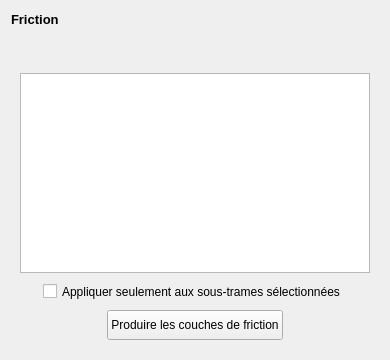
             <widget class="QWidget" name="frictionTab">
              <attribute name="title">
               <string>5 - Friction</string>
              </attribute>
              <layout class="QVBoxLayout" name="verticalLayout_12">
               <item>
                <widget class="QLabel" name="label_26">
                 <property name="minimumSize">
                  <size>
                   <width>0</width>
                   <height>16</height>
                  </size>
                 </property>
                 <property name="font">
                  <font>
                   <pointsize>10</pointsize>
                   <weight>75</weight>
                   <bold>true</bold>
                  </font>
                 </property>
                 <property name="text">
                  <string>Friction</string>
                 </property>
                </widget>
               </item>
               <item>
                <widget class="QFrame" name="frictionFrame">
                 <property name="frameShape">
                  <enum>QFrame::NoFrame</enum>
                 </property>
                 <property name="frameShadow">
                  <enum>QFrame::Raised</enum>
                 </property>
                 <layout class="QVBoxLayout" name="verticalLayout_11">
                  <item>
                   <widget class="QFrame" name="frictionButtonsFrame">
                    <property name="sizePolicy">
                     <sizepolicy hsizetype="Expanding" vsizetype="Fixed">
                      <horstretch>0</horstretch>
                      <verstretch>0</verstretch>
                     </sizepolicy>
                    </property>
                    <property name="minimumSize">
                     <size>
                      <width>0</width>
                      <height>25</height>
                     </size>
                    </property>
                    <property name="frameShape">
                     <enum>QFrame::NoFrame</enum>
                    </property>
                    <property name="frameShadow">
                     <enum>QFrame::Raised</enum>
                    </property>
                    <widget class="QToolButton" name="frictionLoadClass">
                     <property name="geometry">
                      <rect>
                       <x>0</x>
                       <y>0</y>
                       <width>25</width>
                       <height>25</height>
                      </rect>
                     </property>
                     <property name="minimumSize">
                      <size>
                       <width>25</width>
                       <height>25</height>
                      </size>
                     </property>
                     <property name="toolTip">
                      <string>Recharger les classes</string>
                     </property>
                     <property name="text">
                      <string/>
                     </property>
                     <property name="icon">
                      <iconset resource="../BioDispersal/resources.qrc">
                       <normaloff>:/plugins/eco_cont/icons/mActionRefresh.svg</normaloff>:/plugins/eco_cont/icons/mActionRefresh.svg</iconset>
                     </property>
                     <property name="autoRaise">
                      <bool>true</bool>
                     </property>
                    </widget>
                    <widget class="QToolButton" name="frictionLoad">
                     <property name="geometry">
                      <rect>
                       <x>30</x>
                       <y>0</y>
                       <width>25</width>
                       <height>25</height>
                      </rect>
                     </property>
                     <property name="minimumSize">
                      <size>
                       <width>25</width>
                       <height>25</height>
                      </size>
                     </property>
                     <property name="toolTip">
                      <string>Ouvrir un tableau de friction</string>
                     </property>
                     <property name="text">
                      <string/>
                     </property>
                     <property name="icon">
                      <iconset resource="../BioDispersal/resources.qrc">
                       <normaloff>:/plugins/eco_cont/icons/mActionFileOpen.svg</normaloff>:/plugins/eco_cont/icons/mActionFileOpen.svg</iconset>
                     </property>
                     <property name="autoRaise">
                      <bool>true</bool>
                     </property>
                    </widget>
                    <widget class="QToolButton" name="frictionSave">
                     <property name="geometry">
                      <rect>
                       <x>60</x>
                       <y>0</y>
                       <width>25</width>
                       <height>25</height>
                      </rect>
                     </property>
                     <property name="minimumSize">
                      <size>
                       <width>25</width>
                       <height>25</height>
                      </size>
                     </property>
                     <property name="toolTip">
                      <string>Enregistrer le tableau de friction sous</string>
                     </property>
                     <property name="text">
                      <string/>
                     </property>
                     <property name="icon">
                      <iconset resource="../BioDispersal/resources.qrc">
                       <normaloff>:/plugins/eco_cont/icons/mActionFileSaveAs.svg</normaloff>:/plugins/eco_cont/icons/mActionFileSaveAs.svg</iconset>
                     </property>
                     <property name="autoRaise">
                      <bool>true</bool>
                     </property>
                    </widget>
                   </widget>
                  </item>
                  <item>
                   <widget class="QTableView" name="frictionView">
                    <property name="minimumSize">
                     <size>
                      <width>350</width>
                      <height>200</height>
                     </size>
                    </property>
                    <property name="alternatingRowColors">
                     <bool>true</bool>
                    </property>
                   </widget>
                  </item>
                  <item alignment="Qt::AlignHCenter">
                   <widget class="QCheckBox" name="frictRunOnlySelection">
                    <property name="minimumSize">
                     <size>
                      <width>0</width>
                      <height>25</height>
                     </size>
                    </property>
                    <property name="text">
                     <string>Appliquer seulement aux sous-trames sélectionnées</string>
                    </property>
                   </widget>
                  </item>
                  <item>
                   <widget class="QFrame" name="frame_15">
                    <property name="sizePolicy">
                     <sizepolicy hsizetype="Expanding" vsizetype="Fixed">
                      <horstretch>0</horstretch>
                      <verstretch>0</verstretch>
                     </sizepolicy>
                    </property>
                    <property name="minimumSize">
                     <size>
                      <width>0</width>
                      <height>25</height>
                     </size>
                    </property>
                    <property name="frameShape">
                     <enum>QFrame::NoFrame</enum>
                    </property>
                    <property name="frameShadow">
                     <enum>QFrame::Raised</enum>
                    </property>
                    <layout class="QHBoxLayout" name="horizontalLayout_11">
                     <property name="spacing">
                      <number>0</number>
                     </property>
                     <property name="leftMargin">
                      <number>0</number>
                     </property>
                     <property name="topMargin">
                      <number>0</number>
                     </property>
                     <property name="rightMargin">
                      <number>0</number>
                     </property>
                     <property name="bottomMargin">
                      <number>0</number>
                     </property>
                     <item>
                      <widget class="QPushButton" name="frictionRun">
                       <property name="sizePolicy">
                        <sizepolicy hsizetype="Fixed" vsizetype="Fixed">
                         <horstretch>0</horstretch>
                         <verstretch>0</verstretch>
                        </sizepolicy>
                       </property>
                       <property name="minimumSize">
                        <size>
                         <width>0</width>
                         <height>30</height>
                        </size>
                       </property>
                       <property name="text">
                        <string>Produire les couches de friction</string>
                       </property>
                       <property name="icon">
                        <iconset resource="../BioDispersal/resources.qrc">
                         <normaloff>:/plugins/eco_cont/icons/play.svg</normaloff>:/plugins/eco_cont/icons/play.svg</iconset>
                       </property>
                      </widget>
                     </item>
                    </layout>
                   </widget>
                  </item>
                 </layout>
                </widget>
               </item>
              </layout>
             </widget>
